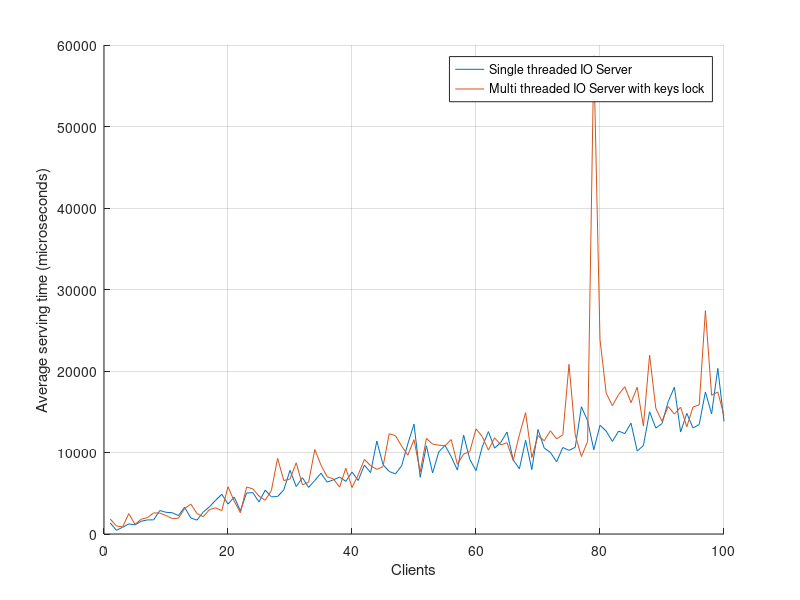

Source code (MATLAB):
load resultsIOSingle.txt;
load resultsIOMultiPipelinedKeysLock.txt;

x=1:1:100; %range from 1 to 100 with step 1
y=resultsIOSingle;
z=resultsIOMultiPipelinedKeysLock;

figure;
hold all;
plot(x,y);
plot(x,z);

xlabel('Clients');
ylabel('Average serving time (microseconds)');
legend('Single threaded IO Server','Multi threaded IO Server with keys lock')
grid on;
zoom on;